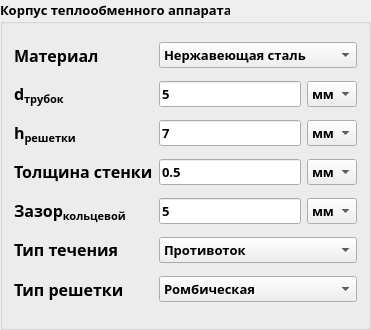
     <widget class="QGroupBox" name="groupBox_3">
      <property name="minimumSize">
       <size>
        <width>370</width>
        <height>330</height>
       </size>
      </property>
      <property name="font">
       <font>
        <family>Segoe UI Semibold</family>
        <pointsize>10</pointsize>
        <bold>true</bold>
       </font>
      </property>
      <property name="title">
       <string>Корпус теплообменного аппарата</string>
      </property>
      <layout class="QGridLayout" name="gridLayout_4">
       <item row="1" column="0">
        <widget class="QLabel" name="label_20">
         <property name="text">
          <string>&lt;html&gt;&lt;head/&gt;&lt;body&gt;&lt;p&gt;&lt;span style=&quot; font-size:12pt;&quot;&gt;d&lt;/span&gt;&lt;span style=&quot; font-size:12pt; vertical-align:sub;&quot;&gt;трубок&lt;/span&gt;&lt;/p&gt;&lt;/body&gt;&lt;/html&gt;</string>
         </property>
        </widget>
       </item>
       <item row="2" column="2">
        <widget class="QComboBox" name="dimension_h">
         <item>
          <property name="text">
           <string>мм</string>
          </property>
         </item>
         <item>
          <property name="text">
           <string>см</string>
          </property>
         </item>
         <item>
          <property name="text">
           <string>м</string>
          </property>
         </item>
        </widget>
       </item>
       <item row="3" column="2">
        <widget class="QComboBox" name="dimension_delt_wall">
         <item>
          <property name="text">
           <string>мм</string>
          </property>
         </item>
         <item>
          <property name="text">
           <string>см</string>
          </property>
         </item>
         <item>
          <property name="text">
           <string>м</string>
          </property>
         </item>
        </widget>
       </item>
       <item row="4" column="1">
        <widget class="QLineEdit" name="line_delt_d">
         <property name="text">
          <string>5</string>
         </property>
        </widget>
       </item>
       <item row="0" column="1" colspan="2">
        <widget class="QComboBox" name="cBox_material_heat_ex">
         <property name="minimumSize">
          <size>
           <width>50</width>
           <height>0</height>
          </size>
         </property>
         <property name="maximumSize">
          <size>
           <width>500</width>
           <height>16777215</height>
          </size>
         </property>
         <item>
          <property name="text">
           <string>Нержавеющая сталь</string>
          </property>
         </item>
         <item>
          <property name="text">
           <string>Алюминий</string>
          </property>
         </item>
         <item>
          <property name="text">
           <string>Титан</string>
          </property>
         </item>
         <item>
          <property name="text">
           <string>Медь</string>
          </property>
         </item>
        </widget>
       </item>
       <item row="2" column="0">
        <widget class="QLabel" name="label_16">
         <property name="text">
          <string>&lt;html&gt;&lt;head/&gt;&lt;body&gt;&lt;p&gt;&lt;span style=&quot; font-size:12pt;&quot;&gt;h&lt;/span&gt;&lt;span style=&quot; font-size:12pt; vertical-align:sub;&quot;&gt;решетки&lt;/span&gt;&lt;/p&gt;&lt;/body&gt;&lt;/html&gt;</string>
         </property>
        </widget>
       </item>
       <item row="0" column="0">
        <widget class="QLabel" name="label_15">
         <property name="font">
          <font>
           <family>Segoe UI Semibold</family>
           <pointsize>12</pointsize>
           <bold>true</bold>
          </font>
         </property>
         <property name="text">
          <string>Материал</string>
         </property>
        </widget>
       </item>
       <item row="4" column="2">
        <widget class="QComboBox" name="dimension_delt_d">
         <item>
          <property name="text">
           <string>мм</string>
          </property>
         </item>
         <item>
          <property name="text">
           <string>см</string>
          </property>
         </item>
         <item>
          <property name="text">
           <string>м</string>
          </property>
         </item>
        </widget>
       </item>
       <item row="1" column="2">
        <widget class="QComboBox" name="dimension_d">
         <item>
          <property name="text">
           <string>мм</string>
          </property>
         </item>
         <item>
          <property name="text">
           <string>см</string>
          </property>
         </item>
         <item>
          <property name="text">
           <string>м</string>
          </property>
         </item>
        </widget>
       </item>
       <item row="3" column="1">
        <widget class="QLineEdit" name="line_delt_wall">
         <property name="text">
          <string>0.5</string>
         </property>
        </widget>
       </item>
       <item row="1" column="1">
        <widget class="QLineEdit" name="line_diameter">
         <property name="text">
          <string>5</string>
         </property>
        </widget>
       </item>
       <item row="2" column="1">
        <widget class="QLineEdit" name="line_delt_pitch">
         <property name="text">
          <string>7</string>
         </property>
        </widget>
       </item>
       <item row="5" column="0">
        <widget class="QLabel" name="label_21">
         <property name="text">
          <string>&lt;html&gt;&lt;head/&gt;&lt;body&gt;&lt;p&gt;&lt;span style=&quot; font-size:12pt;&quot;&gt;Тип течения&lt;/span&gt;&lt;/p&gt;&lt;/body&gt;&lt;/html&gt;</string>
         </property>
        </widget>
       </item>
       <item row="5" column="1" colspan="2">
        <widget class="QComboBox" name="cBox_current_type">
         <property name="minimumSize">
          <size>
           <width>50</width>
           <height>0</height>
          </size>
         </property>
         <item>
          <property name="text">
           <string>Противоток</string>
          </property>
         </item>
         <item>
          <property name="text">
           <string>Прямоток</string>
          </property>
         </item>
        </widget>
       </item>
       <item row="3" column="0">
        <widget class="QLabel" name="label_17">
         <property name="text">
          <string>&lt;html&gt;&lt;head/&gt;&lt;body&gt;&lt;p&gt;&lt;span style=&quot; font-size:12pt;&quot;&gt;Толщина стенки&lt;/span&gt;&lt;/p&gt;&lt;/body&gt;&lt;/html&gt;</string>
         </property>
        </widget>
       </item>
       <item row="4" column="0">
        <widget class="QLabel" name="label_11">
         <property name="text">
          <string>&lt;html&gt;&lt;head/&gt;&lt;body&gt;&lt;p&gt;&lt;span style=&quot; font-size:12pt;&quot;&gt;Зазор&lt;/span&gt;&lt;span style=&quot; font-size:12pt; vertical-align:sub;&quot;&gt;кольцевой&lt;/span&gt;&lt;/p&gt;&lt;/body&gt;&lt;/html&gt;</string>
         </property>
        </widget>
       </item>
       <item row="6" column="0">
        <widget class="QLabel" name="label_18">
         <property name="font">
          <font>
           <family>Segoe UI Semibold</family>
           <pointsize>12</pointsize>
           <bold>true</bold>
          </font>
         </property>
         <property name="text">
          <string>Тип решетки</string>
         </property>
        </widget>
       </item>
       <item row="6" column="1" colspan="2">
        <widget class="QComboBox" name="cBox_type_lattice">
         <property name="minimumSize">
          <size>
           <width>50</width>
           <height>0</height>
          </size>
         </property>
         <item>
          <property name="text">
           <string>Ромбическая</string>
          </property>
         </item>
         <item>
          <property name="text">
           <string>Концентрическая</string>
          </property>
         </item>
         <item>
          <property name="text">
           <string>Коридорная</string>
          </property>
         </item>
        </widget>
       </item>
      </layout>
     </widget>
